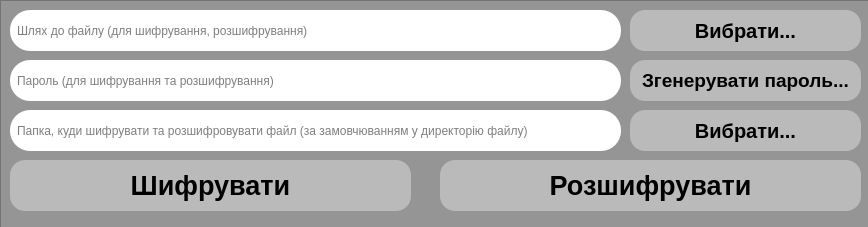
<?xml version="1.0" encoding="UTF-8"?>
<ui version="4.0">
 <class>MainWindow</class>
 <widget class="QMainWindow" name="MainWindow">
  <property name="geometry">
   <rect>
    <x>0</x>
    <y>0</y>
    <width>868</width>
    <height>227</height>
   </rect>
  </property>
  <property name="windowTitle">
   <string>AES encryptor</string>
  </property>
  <widget class="QWidget" name="centralwidget">
   <widget class="QFrame" name="frame">
    <property name="geometry">
     <rect>
      <x>0</x>
      <y>0</y>
      <width>871</width>
      <height>311</height>
     </rect>
    </property>
    <property name="styleSheet">
     <string notr="true">background: #959595;</string>
    </property>
    <property name="frameShape">
     <enum>QFrame::StyledPanel</enum>
    </property>
    <property name="frameShadow">
     <enum>QFrame::Raised</enum>
    </property>
    <widget class="QPushButton" name="encrypt_btn">
     <property name="geometry">
      <rect>
       <x>10</x>
       <y>160</y>
       <width>401</width>
       <height>51</height>
      </rect>
     </property>
     <property name="font">
      <font>
       <pointsize>20</pointsize>
       <weight>75</weight>
       <bold>true</bold>
      </font>
     </property>
     <property name="cursor">
      <cursorShape>PointingHandCursor</cursorShape>
     </property>
     <property name="styleSheet">
      <string notr="true">QPushButton {
	background: #BABABA;
	border-radius: 15px;
}

QPushButton:hover {
	background: #CDCDCD;
}</string>
     </property>
     <property name="text">
      <string>Шифрувати</string>
     </property>
    </widget>
    <widget class="QPushButton" name="decrypt_btn">
     <property name="geometry">
      <rect>
       <x>440</x>
       <y>160</y>
       <width>421</width>
       <height>51</height>
      </rect>
     </property>
     <property name="font">
      <font>
       <pointsize>20</pointsize>
       <weight>75</weight>
       <bold>true</bold>
      </font>
     </property>
     <property name="cursor">
      <cursorShape>PointingHandCursor</cursorShape>
     </property>
     <property name="styleSheet">
      <string notr="true">QPushButton {
	background: #BABABA;
	border-radius: 15px;
}

QPushButton:hover {
	background: #CDCDCD;
}</string>
     </property>
     <property name="text">
      <string>Розшифрувати</string>
     </property>
    </widget>
    <widget class="QLineEdit" name="file_path">
     <property name="enabled">
      <bool>true</bool>
     </property>
     <property name="geometry">
      <rect>
       <x>10</x>
       <y>10</y>
       <width>611</width>
       <height>41</height>
      </rect>
     </property>
     <property name="styleSheet">
      <string notr="true">QLineEdit {
	background: #FFFFFF;
	border-radius: 20px;
	padding-left: 5px;
}</string>
     </property>
     <property name="text">
      <string/>
     </property>
     <property name="placeholderText">
      <string>Шлях до файлу (для шифрування, розшифрування)</string>
     </property>
    </widget>
    <widget class="QPushButton" name="chose_file_path_btn">
     <property name="geometry">
      <rect>
       <x>630</x>
       <y>10</y>
       <width>231</width>
       <height>41</height>
      </rect>
     </property>
     <property name="font">
      <font>
       <pointsize>15</pointsize>
       <weight>75</weight>
       <bold>true</bold>
      </font>
     </property>
     <property name="cursor">
      <cursorShape>PointingHandCursor</cursorShape>
     </property>
     <property name="styleSheet">
      <string notr="true">QPushButton {
	background: #BABABA;
	border-radius: 15px;
}

QPushButton:hover {
	background: #CDCDCD;
}</string>
     </property>
     <property name="text">
      <string>Вибрати...</string>
     </property>
    </widget>
    <widget class="QLineEdit" name="password">
     <property name="geometry">
      <rect>
       <x>10</x>
       <y>60</y>
       <width>611</width>
       <height>41</height>
      </rect>
     </property>
     <property name="styleSheet">
      <string notr="true">QLineEdit {
	background: #FFFFFF;
	border-radius: 20px;
	padding-left: 5px;
}</string>
     </property>
     <property name="text">
      <string/>
     </property>
     <property name="placeholderText">
      <string>Пароль (для шифрування та розшифрування)</string>
     </property>
    </widget>
    <widget class="QPushButton" name="generate_password_btn">
     <property name="geometry">
      <rect>
       <x>630</x>
       <y>60</y>
       <width>231</width>
       <height>41</height>
      </rect>
     </property>
     <property name="font">
      <font>
       <pointsize>14</pointsize>
       <weight>75</weight>
       <bold>true</bold>
      </font>
     </property>
     <property name="cursor">
      <cursorShape>PointingHandCursor</cursorShape>
     </property>
     <property name="styleSheet">
      <string notr="true">QPushButton {
	background: #BABABA;
	border-radius: 15px;
}

QPushButton:hover {
	background: #CDCDCD;
}</string>
     </property>
     <property name="text">
      <string>Згенерувати пароль...</string>
     </property>
    </widget>
    <widget class="QLineEdit" name="creation_dir">
     <property name="geometry">
      <rect>
       <x>10</x>
       <y>110</y>
       <width>611</width>
       <height>41</height>
      </rect>
     </property>
     <property name="styleSheet">
      <string notr="true">QLineEdit {
	background: #FFFFFF;
	border-radius: 20px;
	padding-left: 5px;
}</string>
     </property>
     <property name="text">
      <string/>
     </property>
     <property name="placeholderText">
      <string>Папка, куди шифрувати та розшифровувати файл (за замовчюванням у директорію файлу)</string>
     </property>
    </widget>
    <widget class="QPushButton" name="chose_creation_path_btn">
     <property name="geometry">
      <rect>
       <x>630</x>
       <y>110</y>
       <width>231</width>
       <height>41</height>
      </rect>
     </property>
     <property name="font">
      <font>
       <pointsize>15</pointsize>
       <weight>75</weight>
       <bold>true</bold>
      </font>
     </property>
     <property name="cursor">
      <cursorShape>PointingHandCursor</cursorShape>
     </property>
     <property name="styleSheet">
      <string notr="true">QPushButton {
	background: #BABABA;
	border-radius: 15px;
}

QPushButton:hover {
	background: #CDCDCD;
}</string>
     </property>
     <property name="text">
      <string>Вибрати...</string>
     </property>
    </widget>
   </widget>
  </widget>
 </widget>
 <resources/>
 <connections/>
</ui>
